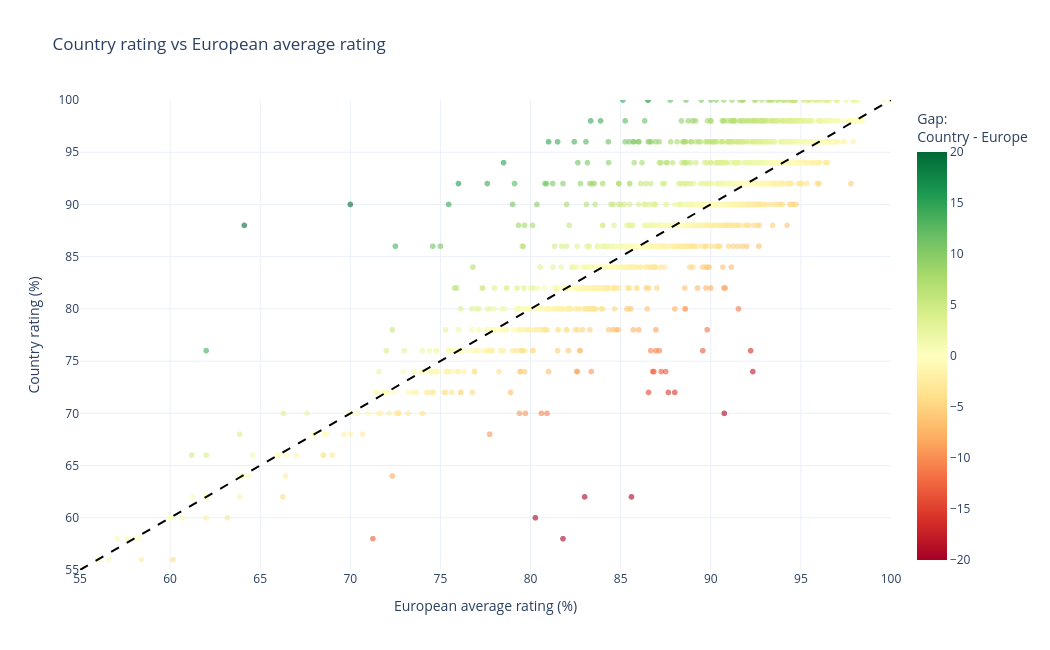

The cell this chart's notebook holds for it:
### Markdown cell above
## Analysis 9 — Does product rating change by country compared with the European average?

### Code cell
country_vs_europe = rated_products(df_europe.copy(), 10, ['product_id','product_name','country'])
valid = country_vs_europe.groupby('product_id')['country'].nunique().loc[lambda s: s >= 3].index
country_vs_europe = country_vs_europe[country_vs_europe['product_id'].isin(valid)].copy()
country_vs_europe['europe_rating'] = country_vs_europe.groupby('product_id')['product_rating'].transform('mean')
country_vs_europe = country_vs_europe.assign(country_rating_pct=lambda d: d.product_rating*20, europe_rating_pct=lambda d: d.europe_rating*20, rating_gap=lambda d: d.country_rating_pct-d.europe_rating_pct)
plot_df = country_vs_europe.sample(n=4000, random_state=42) if len(country_vs_europe) > 4000 else country_vs_europe.copy()
bounds = pd.concat([plot_df.europe_rating_pct, plot_df.country_rating_pct]).quantile([.01,.99])
lower, upper = int(max(0, bounds.iloc[0]-2)//5*5), int((min(100, bounds.iloc[1]+2)+4)//5*5)
plot_df = plot_df.query('@lower <= europe_rating_pct <= @upper and @lower <= country_rating_pct <= @upper')

fig = px.scatter(plot_df, x='europe_rating_pct', y='country_rating_pct', color='rating_gap', color_continuous_scale='RdYlGn', 
                 range_color=[-20,20], hover_data={'product_name':True,'country':True,'product_rating_count':True,'europe_rating_pct':':.1f','country_rating_pct':':.1f','rating_gap':':.1f'}, 
                 labels={'europe_rating_pct':'European average rating (%)','country_rating_pct':'Country rating (%)','rating_gap':'Gap','product_name':'Product','country':'Country','product_rating_count':'Number of reviews'}, 
                 title='Country rating vs European average rating')
fig.update_traces(marker=dict(size=6, opacity=.6), selector=dict(mode='markers'))
fig.add_shape(type='line', x0=lower, y0=lower, x1=upper, y1=upper, line=dict(color='black', dash='dash'))
fig.update_xaxes(title='European average rating (%)', range=[lower, upper]); fig.update_yaxes(title='Country rating (%)', range=[lower, upper])
fig.update_layout(width=1050, height=650, template='plotly_white', coloraxis_colorbar=dict(title='Gap:<br>Country - Europe'))
fig.show()

### Figure 1 — Plotly figure (JSON) as saved in the notebook; plotly's stock layout.template omitted (floating-point values rounded to 4 significant figures; data arrays with more than 128 entries replaced by an {"elided": "..."} marker saying what was removed)
{"data": [{"customdata": {"elided": "3971x4 mixed values"}, "hovertemplate": "European average rating (%)=%{x:.1f}<br>Country rating (%)=%{y:.1f}<br>Product=%{customdata[0]}<br>Country=%{customdata[1]}<br>Number of reviews=%{customdata[2]}<br>Gap=%{marker.color:.1f}<extra></extra>", "legendgroup": "", "marker": {"color": {"elided": "3971 float values"}, "coloraxis": "coloraxis", "opacity": 0.6, "size": 6, "symbol": "circle"}, "mode": "markers", "name": "", "showlegend": false, "type": "scattergl", "x": {"elided": "3971 float values"}, "xaxis": "x", "y": {"elided": "3971 float values"}, "yaxis": "y"}], "layout": {"coloraxis": {"cmax": 20, "cmin": -20, "colorbar": {"title": {"text": "Gap:<br>Country - Europe"}}, "colorscale": [[0, "rgb(165,0,38)"], [0.1, "rgb(215,48,39)"], [0.2, "rgb(244,109,67)"], [0.3, "rgb(253,174,97)"], [0.4, "rgb(254,224,139)"], [0.5, "rgb(255,255,191)"], [0.6, "rgb(217,239,139)"], [0.7, "rgb(166,217,106)"], [0.8, "rgb(102,189,99)"], [0.9, "rgb(26,152,80)"], [1, "rgb(0,104,55)"]]}, "height": 650, "legend": {"tracegroupgap": 0}, "shapes": [{"line": {"color": "black", "dash": "dash"}, "type": "line", "x0": 55, "x1": 100, "y0": 55, "y1": 100}], "title": {"text": "Country rating vs European average rating"}, "width": 1050, "xaxis": {"anchor": "y", "domain": [0, 1], "range": [55, 100], "title": {"text": "European average rating (%)"}}, "yaxis": {"anchor": "x", "domain": [0, 1], "range": [55, 100], "title": {"text": "Country rating (%)"}}}}
